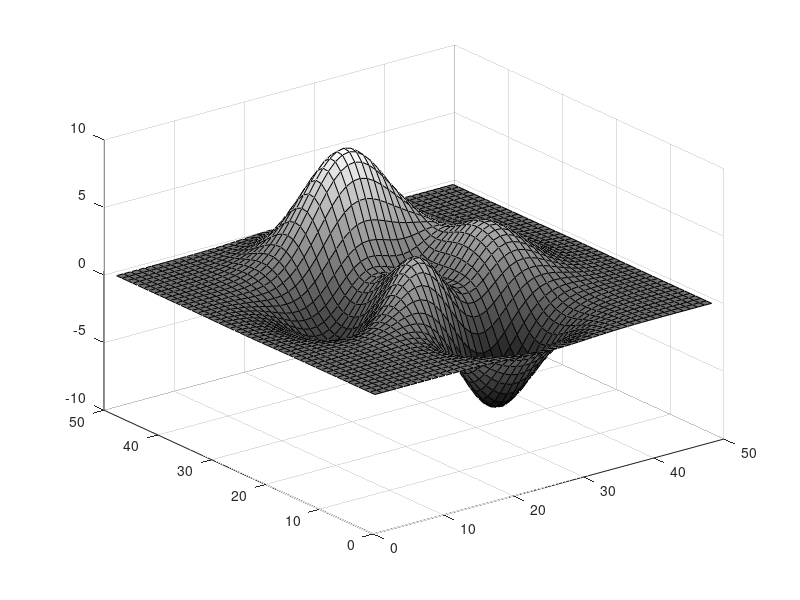

Reproduce this figure in MATLAB. (Note: this script raises an error after producing the figure.)
%=============================================================================
% Copyright (c) 2016-present Allan CORNET (Nelson)
%=============================================================================
% This file is part of Nelson.
%=============================================================================
% LICENCE_BLOCK_BEGIN
% SPDX-License-Identifier: LGPL-3.0-or-later
% LICENCE_BLOCK_END
%=============================================================================
% <--ADV-CLI MODE-->
%=============================================================================
f = figure();
surf(peaks);
colormap('gray');
r = f.Colormap;
assert_isapprox(r(1:2, :), [0         0         0;    0.0039    0.0039    0.0039], 1e-2); 
%=============================================================================
